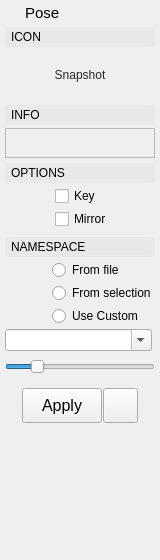
<?xml version="1.0" encoding="UTF-8"?>
<ui version="4.0">
 <class>Form</class>
 <widget class="QWidget" name="Form">
  <property name="geometry">
   <rect>
    <x>0</x>
    <y>0</y>
    <width>160</width>
    <height>560</height>
   </rect>
  </property>
  <property name="sizePolicy">
   <sizepolicy hsizetype="Preferred" vsizetype="Minimum">
    <horstretch>0</horstretch>
    <verstretch>0</verstretch>
   </sizepolicy>
  </property>
  <property name="minimumSize">
   <size>
    <width>160</width>
    <height>560</height>
   </size>
  </property>
  <property name="maximumSize">
   <size>
    <width>16777215</width>
    <height>16777215</height>
   </size>
  </property>
  <property name="windowTitle">
   <string>Form</string>
  </property>
  <property name="styleSheet">
   <string notr="true"/>
  </property>
  <layout class="QVBoxLayout" name="verticalLayout">
   <property name="spacing">
    <number>5</number>
   </property>
   <property name="sizeConstraint">
    <enum>QLayout::SetDefaultConstraint</enum>
   </property>
   <property name="leftMargin">
    <number>5</number>
   </property>
   <property name="topMargin">
    <number>2</number>
   </property>
   <property name="rightMargin">
    <number>5</number>
   </property>
   <property name="bottomMargin">
    <number>2</number>
   </property>
   <item>
    <layout class="QHBoxLayout" name="horizontalLayout_18">
     <property name="leftMargin">
      <number>2</number>
     </property>
     <property name="topMargin">
      <number>2</number>
     </property>
     <property name="rightMargin">
      <number>2</number>
     </property>
     <property name="bottomMargin">
      <number>0</number>
     </property>
     <item>
      <widget class="QLabel" name="label_6">
       <property name="maximumSize">
        <size>
         <width>13</width>
         <height>13</height>
        </size>
       </property>
       <property name="text">
        <string/>
       </property>
       <property name="pixmap">
        <pixmap>../icons/pose.png</pixmap>
       </property>
       <property name="scaledContents">
        <bool>true</bool>
       </property>
      </widget>
     </item>
     <item>
      <widget class="QLabel" name="label_2">
       <property name="font">
        <font>
         <family>Arial</family>
         <pointsize>11</pointsize>
         <weight>50</weight>
         <bold>false</bold>
        </font>
       </property>
       <property name="text">
        <string>Pose</string>
       </property>
      </widget>
     </item>
    </layout>
   </item>
   <item>
    <widget class="QFrame" name="iconToggleBox">
     <property name="styleSheet">
      <string notr="true"/>
     </property>
     <property name="frameShape">
      <enum>QFrame::NoFrame</enum>
     </property>
     <property name="frameShadow">
      <enum>QFrame::Raised</enum>
     </property>
     <layout class="QVBoxLayout" name="verticalLayout_6">
      <property name="spacing">
       <number>0</number>
      </property>
      <property name="margin">
       <number>0</number>
      </property>
      <item>
       <widget class="QFrame" name="iconToggleBoxHeading">
        <property name="styleSheet">
         <string notr="true"/>
        </property>
        <property name="frameShape">
         <enum>QFrame::NoFrame</enum>
        </property>
        <property name="frameShadow">
         <enum>QFrame::Raised</enum>
        </property>
        <layout class="QVBoxLayout" name="verticalLayout_7">
         <property name="spacing">
          <number>0</number>
         </property>
         <property name="margin">
          <number>0</number>
         </property>
         <item>
          <widget class="QPushButton" name="iconToggleBoxButton">
           <property name="minimumSize">
            <size>
             <width>0</width>
             <height>20</height>
            </size>
           </property>
           <property name="styleSheet">
            <string notr="true">
QPushButton {
	Text-align: left;
	padding-left: 5px;
}

QPushButton:Checked {
	background-color: rgb(255,255,255,25);
}

QPushButton:!Checked {
	background-color: rgb(255,255,255,10);
}</string>
           </property>
           <property name="text">
            <string>ICON</string>
           </property>
           <property name="checkable">
            <bool>true</bool>
           </property>
           <property name="checked">
            <bool>true</bool>
           </property>
           <property name="flat">
            <bool>true</bool>
           </property>
          </widget>
         </item>
        </layout>
       </widget>
      </item>
      <item>
       <widget class="QFrame" name="iconToggleBoxFrame">
        <property name="sizePolicy">
         <sizepolicy hsizetype="Preferred" vsizetype="Expanding">
          <horstretch>0</horstretch>
          <verstretch>0</verstretch>
         </sizepolicy>
        </property>
        <property name="styleSheet">
         <string notr="true"/>
        </property>
        <property name="frameShape">
         <enum>QFrame::NoFrame</enum>
        </property>
        <property name="frameShadow">
         <enum>QFrame::Raised</enum>
        </property>
        <layout class="QVBoxLayout" name="verticalLayout_8">
         <property name="spacing">
          <number>3</number>
         </property>
         <property name="leftMargin">
          <number>0</number>
         </property>
         <property name="topMargin">
          <number>3</number>
         </property>
         <property name="rightMargin">
          <number>0</number>
         </property>
         <property name="bottomMargin">
          <number>0</number>
         </property>
         <item>
          <layout class="QHBoxLayout" name="thumbnailLayout">
           <property name="spacing">
            <number>0</number>
           </property>
           <property name="topMargin">
            <number>0</number>
           </property>
           <property name="bottomMargin">
            <number>0</number>
           </property>
           <item>
            <widget class="QFrame" name="thumbnailFrame">
             <property name="sizePolicy">
              <sizepolicy hsizetype="Expanding" vsizetype="Expanding">
               <horstretch>0</horstretch>
               <verstretch>1</verstretch>
              </sizepolicy>
             </property>
             <property name="minimumSize">
              <size>
               <width>50</width>
               <height>50</height>
              </size>
             </property>
             <property name="maximumSize">
              <size>
               <width>150</width>
               <height>150</height>
              </size>
             </property>
             <property name="styleSheet">
              <string notr="true"/>
             </property>
             <property name="frameShape">
              <enum>QFrame::NoFrame</enum>
             </property>
             <property name="frameShadow">
              <enum>QFrame::Plain</enum>
             </property>
             <property name="lineWidth">
              <number>0</number>
             </property>
             <layout class="QVBoxLayout" name="verticalLayout_4">
              <property name="spacing">
               <number>0</number>
              </property>
              <property name="margin">
               <number>0</number>
              </property>
              <item>
               <widget class="QToolButton" name="thumbnailButton">
                <property name="enabled">
                 <bool>true</bool>
                </property>
                <property name="sizePolicy">
                 <sizepolicy hsizetype="Expanding" vsizetype="Expanding">
                  <horstretch>0</horstretch>
                  <verstretch>1</verstretch>
                 </sizepolicy>
                </property>
                <property name="minimumSize">
                 <size>
                  <width>0</width>
                  <height>0</height>
                 </size>
                </property>
                <property name="maximumSize">
                 <size>
                  <width>150</width>
                  <height>150</height>
                 </size>
                </property>
                <property name="toolTip">
                 <string/>
                </property>
                <property name="layoutDirection">
                 <enum>Qt::LeftToRight</enum>
                </property>
                <property name="styleSheet">
                 <string notr="true">color: rgb(40, 40, 40);
border: 1px solid rgb(0, 0, 0, 0);
background-color: rgb(254, 255, 230, 0);</string>
                </property>
                <property name="text">
                 <string>Snapshot</string>
                </property>
                <property name="icon">
                 <iconset>
                  <normaloff>../icons/thumbnail.png</normaloff>../icons/thumbnail.png</iconset>
                </property>
                <property name="iconSize">
                 <size>
                  <width>150</width>
                  <height>150</height>
                 </size>
                </property>
                <property name="popupMode">
                 <enum>QToolButton::InstantPopup</enum>
                </property>
                <property name="toolButtonStyle">
                 <enum>Qt::ToolButtonIconOnly</enum>
                </property>
                <property name="autoRaise">
                 <bool>false</bool>
                </property>
               </widget>
              </item>
             </layout>
            </widget>
           </item>
          </layout>
         </item>
        </layout>
       </widget>
      </item>
     </layout>
    </widget>
   </item>
   <item>
    <widget class="QFrame" name="infoToggleBox">
     <property name="styleSheet">
      <string notr="true"/>
     </property>
     <property name="frameShape">
      <enum>QFrame::NoFrame</enum>
     </property>
     <property name="frameShadow">
      <enum>QFrame::Raised</enum>
     </property>
     <layout class="QVBoxLayout" name="verticalLayout_3">
      <property name="spacing">
       <number>0</number>
      </property>
      <property name="margin">
       <number>0</number>
      </property>
      <item>
       <widget class="QFrame" name="infoToggleBoxHeading">
        <property name="styleSheet">
         <string notr="true"/>
        </property>
        <property name="frameShape">
         <enum>QFrame::NoFrame</enum>
        </property>
        <property name="frameShadow">
         <enum>QFrame::Raised</enum>
        </property>
        <layout class="QVBoxLayout" name="verticalLayout_2">
         <property name="spacing">
          <number>0</number>
         </property>
         <property name="margin">
          <number>0</number>
         </property>
         <item>
          <widget class="QPushButton" name="infoToggleBoxButton">
           <property name="minimumSize">
            <size>
             <width>0</width>
             <height>20</height>
            </size>
           </property>
           <property name="styleSheet">
            <string notr="true">
QPushButton {
	Text-align: left;
	padding-left: 5px;
}

QPushButton:Checked {
	background-color: rgb(255,255,255,25);
}

QPushButton:!Checked {
	background-color: rgb(255,255,255,10);
}</string>
           </property>
           <property name="text">
            <string>INFO</string>
           </property>
           <property name="checkable">
            <bool>true</bool>
           </property>
           <property name="checked">
            <bool>true</bool>
           </property>
           <property name="flat">
            <bool>true</bool>
           </property>
          </widget>
         </item>
        </layout>
       </widget>
      </item>
      <item>
       <widget class="QFrame" name="infoToggleBoxFrame">
        <property name="sizePolicy">
         <sizepolicy hsizetype="Expanding" vsizetype="Fixed">
          <horstretch>0</horstretch>
          <verstretch>0</verstretch>
         </sizepolicy>
        </property>
        <property name="minimumSize">
         <size>
          <width>0</width>
          <height>0</height>
         </size>
        </property>
        <property name="styleSheet">
         <string notr="true"/>
        </property>
        <property name="frameShape">
         <enum>QFrame::NoFrame</enum>
        </property>
        <property name="frameShadow">
         <enum>QFrame::Raised</enum>
        </property>
        <layout class="QVBoxLayout" name="verticalLayout_5">
         <property name="spacing">
          <number>3</number>
         </property>
         <property name="leftMargin">
          <number>0</number>
         </property>
         <property name="topMargin">
          <number>3</number>
         </property>
         <property name="rightMargin">
          <number>0</number>
         </property>
         <property name="bottomMargin">
          <number>0</number>
         </property>
         <item>
          <widget class="QFrame" name="infoFrame">
           <property name="sizePolicy">
            <sizepolicy hsizetype="Preferred" vsizetype="Expanding">
             <horstretch>0</horstretch>
             <verstretch>0</verstretch>
            </sizepolicy>
           </property>
           <property name="minimumSize">
            <size>
             <width>0</width>
             <height>30</height>
            </size>
           </property>
           <property name="frameShape">
            <enum>QFrame::StyledPanel</enum>
           </property>
           <property name="frameShadow">
            <enum>QFrame::Raised</enum>
           </property>
           <layout class="QHBoxLayout" name="horizontalLayout_3">
            <property name="spacing">
             <number>3</number>
            </property>
            <property name="margin">
             <number>0</number>
            </property>
           </layout>
          </widget>
         </item>
        </layout>
       </widget>
      </item>
     </layout>
    </widget>
   </item>
   <item>
    <widget class="QFrame" name="optionsToggleBox">
     <property name="styleSheet">
      <string notr="true"/>
     </property>
     <property name="frameShape">
      <enum>QFrame::NoFrame</enum>
     </property>
     <property name="frameShadow">
      <enum>QFrame::Raised</enum>
     </property>
     <layout class="QVBoxLayout" name="verticalLayout_9">
      <property name="spacing">
       <number>0</number>
      </property>
      <property name="margin">
       <number>0</number>
      </property>
      <item>
       <widget class="QFrame" name="optionsToggleBoxHeading">
        <property name="styleSheet">
         <string notr="true"/>
        </property>
        <property name="frameShape">
         <enum>QFrame::NoFrame</enum>
        </property>
        <property name="frameShadow">
         <enum>QFrame::Raised</enum>
        </property>
        <layout class="QVBoxLayout" name="verticalLayout_10">
         <property name="spacing">
          <number>0</number>
         </property>
         <property name="margin">
          <number>0</number>
         </property>
         <item>
          <widget class="QPushButton" name="optionsToggleBoxButton">
           <property name="minimumSize">
            <size>
             <width>0</width>
             <height>20</height>
            </size>
           </property>
           <property name="styleSheet">
            <string notr="true">
QPushButton {
	Text-align: left;
	padding-left: 5px;
}

QPushButton:Checked {
	background-color: rgb(255,255,255,25);
}

QPushButton:!Checked {
	background-color: rgb(255,255,255,10);
}</string>
           </property>
           <property name="text">
            <string>OPTIONS</string>
           </property>
           <property name="checkable">
            <bool>true</bool>
           </property>
           <property name="checked">
            <bool>true</bool>
           </property>
           <property name="flat">
            <bool>true</bool>
           </property>
          </widget>
         </item>
        </layout>
       </widget>
      </item>
      <item>
       <widget class="QFrame" name="optionsToggleBoxFrame">
        <property name="sizePolicy">
         <sizepolicy hsizetype="Preferred" vsizetype="Expanding">
          <horstretch>0</horstretch>
          <verstretch>0</verstretch>
         </sizepolicy>
        </property>
        <property name="styleSheet">
         <string notr="true"/>
        </property>
        <property name="frameShape">
         <enum>QFrame::NoFrame</enum>
        </property>
        <property name="frameShadow">
         <enum>QFrame::Raised</enum>
        </property>
        <layout class="QVBoxLayout" name="verticalLayout_11">
         <property name="spacing">
          <number>3</number>
         </property>
         <property name="leftMargin">
          <number>0</number>
         </property>
         <property name="topMargin">
          <number>3</number>
         </property>
         <property name="rightMargin">
          <number>0</number>
         </property>
         <property name="bottomMargin">
          <number>3</number>
         </property>
         <item>
          <layout class="QHBoxLayout" name="horizontalLayout_4">
           <property name="spacing">
            <number>2</number>
           </property>
           <property name="leftMargin">
            <number>0</number>
           </property>
           <property name="topMargin">
            <number>0</number>
           </property>
           <item>
            <widget class="QLabel" name="label_12">
             <property name="sizePolicy">
              <sizepolicy hsizetype="Preferred" vsizetype="Preferred">
               <horstretch>2</horstretch>
               <verstretch>0</verstretch>
              </sizepolicy>
             </property>
             <property name="minimumSize">
              <size>
               <width>40</width>
               <height>0</height>
              </size>
             </property>
             <property name="maximumSize">
              <size>
               <width>16777215</width>
               <height>16777215</height>
              </size>
             </property>
             <property name="layoutDirection">
              <enum>Qt::LeftToRight</enum>
             </property>
             <property name="text">
              <string/>
             </property>
             <property name="alignment">
              <set>Qt::AlignRight|Qt::AlignTrailing|Qt::AlignVCenter</set>
             </property>
            </widget>
           </item>
           <item>
            <widget class="QCheckBox" name="keyCheckBox">
             <property name="sizePolicy">
              <sizepolicy hsizetype="Expanding" vsizetype="Fixed">
               <horstretch>4</horstretch>
               <verstretch>0</verstretch>
              </sizepolicy>
             </property>
             <property name="minimumSize">
              <size>
               <width>100</width>
               <height>19</height>
              </size>
             </property>
             <property name="toolTip">
              <string>Add a key after the pose has been applied</string>
             </property>
             <property name="text">
              <string>Key</string>
             </property>
             <property name="checkable">
              <bool>true</bool>
             </property>
             <property name="checked">
              <bool>false</bool>
             </property>
            </widget>
           </item>
          </layout>
         </item>
         <item>
          <layout class="QHBoxLayout" name="horizontalLayout_16">
           <property name="spacing">
            <number>2</number>
           </property>
           <property name="leftMargin">
            <number>0</number>
           </property>
           <property name="topMargin">
            <number>0</number>
           </property>
           <item>
            <widget class="QLabel" name="label_20">
             <property name="sizePolicy">
              <sizepolicy hsizetype="Preferred" vsizetype="Preferred">
               <horstretch>2</horstretch>
               <verstretch>0</verstretch>
              </sizepolicy>
             </property>
             <property name="minimumSize">
              <size>
               <width>40</width>
               <height>0</height>
              </size>
             </property>
             <property name="maximumSize">
              <size>
               <width>16777215</width>
               <height>16777215</height>
              </size>
             </property>
             <property name="layoutDirection">
              <enum>Qt::LeftToRight</enum>
             </property>
             <property name="text">
              <string/>
             </property>
             <property name="alignment">
              <set>Qt::AlignRight|Qt::AlignTrailing|Qt::AlignVCenter</set>
             </property>
            </widget>
           </item>
           <item>
            <widget class="QCheckBox" name="mirrorCheckBox">
             <property name="sizePolicy">
              <sizepolicy hsizetype="Expanding" vsizetype="Fixed">
               <horstretch>4</horstretch>
               <verstretch>0</verstretch>
              </sizepolicy>
             </property>
             <property name="minimumSize">
              <size>
               <width>100</width>
               <height>19</height>
              </size>
             </property>
             <property name="text">
              <string>Mirror</string>
             </property>
             <property name="checkable">
              <bool>true</bool>
             </property>
             <property name="checked">
              <bool>false</bool>
             </property>
            </widget>
           </item>
          </layout>
         </item>
        </layout>
       </widget>
      </item>
     </layout>
    </widget>
   </item>
   <item>
    <widget class="QFrame" name="namespaceToggleBox">
     <property name="styleSheet">
      <string notr="true"/>
     </property>
     <property name="frameShape">
      <enum>QFrame::NoFrame</enum>
     </property>
     <property name="frameShadow">
      <enum>QFrame::Raised</enum>
     </property>
     <layout class="QVBoxLayout" name="verticalLayout_12">
      <property name="spacing">
       <number>0</number>
      </property>
      <property name="margin">
       <number>0</number>
      </property>
      <item>
       <widget class="QFrame" name="namespaceToggleBoxHeading">
        <property name="styleSheet">
         <string notr="true"/>
        </property>
        <property name="frameShape">
         <enum>QFrame::NoFrame</enum>
        </property>
        <property name="frameShadow">
         <enum>QFrame::Raised</enum>
        </property>
        <layout class="QVBoxLayout" name="verticalLayout_13">
         <property name="spacing">
          <number>0</number>
         </property>
         <property name="margin">
          <number>0</number>
         </property>
         <item>
          <widget class="QPushButton" name="namespaceToggleBoxButton">
           <property name="minimumSize">
            <size>
             <width>0</width>
             <height>20</height>
            </size>
           </property>
           <property name="styleSheet">
            <string notr="true">
QPushButton {
	Text-align: left;
	padding-left: 5px;
}

QPushButton:Checked {
	background-color: rgb(255,255,255,25);
}

QPushButton:!Checked {
	background-color: rgb(255,255,255,10);
}</string>
           </property>
           <property name="text">
            <string>NAMESPACE</string>
           </property>
           <property name="checkable">
            <bool>true</bool>
           </property>
           <property name="checked">
            <bool>true</bool>
           </property>
           <property name="flat">
            <bool>true</bool>
           </property>
          </widget>
         </item>
        </layout>
       </widget>
      </item>
      <item>
       <widget class="QFrame" name="namespaceToggleBoxFrame">
        <property name="sizePolicy">
         <sizepolicy hsizetype="Preferred" vsizetype="Expanding">
          <horstretch>0</horstretch>
          <verstretch>0</verstretch>
         </sizepolicy>
        </property>
        <property name="styleSheet">
         <string notr="true"/>
        </property>
        <property name="frameShape">
         <enum>QFrame::NoFrame</enum>
        </property>
        <property name="frameShadow">
         <enum>QFrame::Raised</enum>
        </property>
        <layout class="QVBoxLayout" name="verticalLayout_14">
         <property name="spacing">
          <number>3</number>
         </property>
         <property name="leftMargin">
          <number>0</number>
         </property>
         <property name="topMargin">
          <number>3</number>
         </property>
         <property name="rightMargin">
          <number>3</number>
         </property>
         <property name="bottomMargin">
          <number>3</number>
         </property>
         <item>
          <layout class="QHBoxLayout" name="horizontalLayout_5">
           <property name="spacing">
            <number>2</number>
           </property>
           <property name="leftMargin">
            <number>0</number>
           </property>
           <property name="topMargin">
            <number>0</number>
           </property>
           <item>
            <widget class="QLabel" name="label_16">
             <property name="sizePolicy">
              <sizepolicy hsizetype="Preferred" vsizetype="Preferred">
               <horstretch>2</horstretch>
               <verstretch>0</verstretch>
              </sizepolicy>
             </property>
             <property name="minimumSize">
              <size>
               <width>40</width>
               <height>0</height>
              </size>
             </property>
             <property name="maximumSize">
              <size>
               <width>16777215</width>
               <height>16777215</height>
              </size>
             </property>
             <property name="layoutDirection">
              <enum>Qt::LeftToRight</enum>
             </property>
             <property name="text">
              <string/>
             </property>
             <property name="alignment">
              <set>Qt::AlignRight|Qt::AlignTrailing|Qt::AlignVCenter</set>
             </property>
            </widget>
           </item>
           <item>
            <widget class="QRadioButton" name="useFileNamespace">
             <property name="sizePolicy">
              <sizepolicy hsizetype="Expanding" vsizetype="Fixed">
               <horstretch>4</horstretch>
               <verstretch>0</verstretch>
              </sizepolicy>
             </property>
             <property name="minimumSize">
              <size>
               <width>100</width>
               <height>0</height>
              </size>
             </property>
             <property name="toolTip">
              <string/>
             </property>
             <property name="text">
              <string>From file</string>
             </property>
            </widget>
           </item>
          </layout>
         </item>
         <item>
          <layout class="QHBoxLayout" name="horizontalLayout_10">
           <property name="spacing">
            <number>2</number>
           </property>
           <property name="leftMargin">
            <number>0</number>
           </property>
           <property name="topMargin">
            <number>0</number>
           </property>
           <item>
            <widget class="QLabel" name="label_17">
             <property name="sizePolicy">
              <sizepolicy hsizetype="Preferred" vsizetype="Preferred">
               <horstretch>2</horstretch>
               <verstretch>0</verstretch>
              </sizepolicy>
             </property>
             <property name="minimumSize">
              <size>
               <width>40</width>
               <height>0</height>
              </size>
             </property>
             <property name="maximumSize">
              <size>
               <width>16777215</width>
               <height>16777215</height>
              </size>
             </property>
             <property name="layoutDirection">
              <enum>Qt::LeftToRight</enum>
             </property>
             <property name="text">
              <string/>
             </property>
             <property name="alignment">
              <set>Qt::AlignRight|Qt::AlignTrailing|Qt::AlignVCenter</set>
             </property>
            </widget>
           </item>
           <item>
            <widget class="QRadioButton" name="useSelectionNamespace">
             <property name="sizePolicy">
              <sizepolicy hsizetype="Expanding" vsizetype="Fixed">
               <horstretch>4</horstretch>
               <verstretch>0</verstretch>
              </sizepolicy>
             </property>
             <property name="minimumSize">
              <size>
               <width>100</width>
               <height>0</height>
              </size>
             </property>
             <property name="text">
              <string>From selection</string>
             </property>
            </widget>
           </item>
          </layout>
         </item>
         <item>
          <layout class="QHBoxLayout" name="horizontalLayout_12">
           <property name="spacing">
            <number>2</number>
           </property>
           <property name="leftMargin">
            <number>0</number>
           </property>
           <property name="topMargin">
            <number>0</number>
           </property>
           <item>
            <widget class="QLabel" name="label_19">
             <property name="sizePolicy">
              <sizepolicy hsizetype="Preferred" vsizetype="Preferred">
               <horstretch>2</horstretch>
               <verstretch>0</verstretch>
              </sizepolicy>
             </property>
             <property name="minimumSize">
              <size>
               <width>40</width>
               <height>0</height>
              </size>
             </property>
             <property name="maximumSize">
              <size>
               <width>16777215</width>
               <height>16777215</height>
              </size>
             </property>
             <property name="layoutDirection">
              <enum>Qt::LeftToRight</enum>
             </property>
             <property name="text">
              <string/>
             </property>
             <property name="alignment">
              <set>Qt::AlignRight|Qt::AlignTrailing|Qt::AlignVCenter</set>
             </property>
            </widget>
           </item>
           <item>
            <widget class="QRadioButton" name="useCustomNamespace">
             <property name="sizePolicy">
              <sizepolicy hsizetype="Expanding" vsizetype="Fixed">
               <horstretch>4</horstretch>
               <verstretch>0</verstretch>
              </sizepolicy>
             </property>
             <property name="minimumSize">
              <size>
               <width>100</width>
               <height>0</height>
              </size>
             </property>
             <property name="text">
              <string>Use Custom</string>
             </property>
            </widget>
           </item>
          </layout>
         </item>
         <item>
          <widget class="QComboBox" name="namespaceComboBox">
           <property name="sizePolicy">
            <sizepolicy hsizetype="Preferred" vsizetype="Preferred">
             <horstretch>0</horstretch>
             <verstretch>0</verstretch>
            </sizepolicy>
           </property>
           <property name="editable">
            <bool>true</bool>
           </property>
           <property name="frame">
            <bool>true</bool>
           </property>
          </widget>
         </item>
        </layout>
       </widget>
      </item>
     </layout>
    </widget>
   </item>
   <item>
    <layout class="QHBoxLayout" name="horizontalLayout_13">
     <property name="leftMargin">
      <number>0</number>
     </property>
     <property name="topMargin">
      <number>0</number>
     </property>
     <property name="rightMargin">
      <number>0</number>
     </property>
     <item>
      <widget class="QSlider" name="blendSlider">
       <property name="sizePolicy">
        <sizepolicy hsizetype="Expanding" vsizetype="Fixed">
         <horstretch>0</horstretch>
         <verstretch>0</verstretch>
        </sizepolicy>
       </property>
       <property name="minimum">
        <number>-30</number>
       </property>
       <property name="maximum">
        <number>130</number>
       </property>
       <property name="pageStep">
        <number>1</number>
       </property>
       <property name="tracking">
        <bool>false</bool>
       </property>
       <property name="orientation">
        <enum>Qt::Horizontal</enum>
       </property>
       <property name="tickPosition">
        <enum>QSlider::NoTicks</enum>
       </property>
       <property name="tickInterval">
        <number>0</number>
       </property>
      </widget>
     </item>
    </layout>
   </item>
   <item>
    <widget class="QFrame" name="previewButtons">
     <property name="frameShape">
      <enum>QFrame::NoFrame</enum>
     </property>
     <property name="frameShadow">
      <enum>QFrame::Plain</enum>
     </property>
     <layout class="QHBoxLayout" name="horizontalLayout_6">
      <property name="spacing">
       <number>1</number>
      </property>
      <item>
       <layout class="QHBoxLayout" name="horizontalLayout_2">
        <property name="spacing">
         <number>1</number>
        </property>
        <property name="topMargin">
         <number>0</number>
        </property>
        <item>
         <spacer name="horizontalSpacer_3">
          <property name="orientation">
           <enum>Qt::Horizontal</enum>
          </property>
          <property name="sizeHint" stdset="0">
           <size>
            <width>40</width>
            <height>20</height>
           </size>
          </property>
         </spacer>
        </item>
        <item>
         <widget class="QPushButton" name="acceptButton">
          <property name="sizePolicy">
           <sizepolicy hsizetype="Preferred" vsizetype="Fixed">
            <horstretch>0</horstretch>
            <verstretch>0</verstretch>
           </sizepolicy>
          </property>
          <property name="minimumSize">
           <size>
            <width>80</width>
            <height>35</height>
           </size>
          </property>
          <property name="maximumSize">
           <size>
            <width>125</width>
            <height>35</height>
           </size>
          </property>
          <property name="font">
           <font>
            <family>Arial</family>
            <pointsize>12</pointsize>
            <weight>50</weight>
            <bold>false</bold>
           </font>
          </property>
          <property name="toolTip">
           <string/>
          </property>
          <property name="styleSheet">
           <string notr="true"/>
          </property>
          <property name="text">
           <string>Apply</string>
          </property>
         </widget>
        </item>
        <item>
         <widget class="QPushButton" name="selectionSetButton">
          <property name="sizePolicy">
           <sizepolicy hsizetype="Preferred" vsizetype="Minimum">
            <horstretch>0</horstretch>
            <verstretch>0</verstretch>
           </sizepolicy>
          </property>
          <property name="minimumSize">
           <size>
            <width>35</width>
            <height>35</height>
           </size>
          </property>
          <property name="maximumSize">
           <size>
            <width>35</width>
            <height>16777215</height>
           </size>
          </property>
          <property name="text">
           <string/>
          </property>
          <property name="icon">
           <iconset>
            <normaloff>../icons/selectionSet2.png</normaloff>../icons/selectionSet2.png</iconset>
          </property>
          <property name="iconSize">
           <size>
            <width>25</width>
            <height>25</height>
           </size>
          </property>
         </widget>
        </item>
        <item>
         <spacer name="horizontalSpacer_4">
          <property name="orientation">
           <enum>Qt::Horizontal</enum>
          </property>
          <property name="sizeHint" stdset="0">
           <size>
            <width>40</width>
            <height>20</height>
           </size>
          </property>
         </spacer>
        </item>
       </layout>
      </item>
     </layout>
    </widget>
   </item>
   <item>
    <widget class="QFrame" name="labelSpacer">
     <property name="sizePolicy">
      <sizepolicy hsizetype="Preferred" vsizetype="Expanding">
       <horstretch>0</horstretch>
       <verstretch>2</verstretch>
      </sizepolicy>
     </property>
     <property name="frameShape">
      <enum>QFrame::NoFrame</enum>
     </property>
     <property name="frameShadow">
      <enum>QFrame::Plain</enum>
     </property>
    </widget>
   </item>
   <item>
    <widget class="QLabel" name="label_18">
     <property name="maximumSize">
      <size>
       <width>16777215</width>
       <height>0</height>
      </size>
     </property>
     <property name="text">
      <string/>
     </property>
    </widget>
   </item>
  </layout>
 </widget>
 <resources/>
 <connections/>
 <slots>
  <slot>snapshot()</slot>
  <slot>apply()</slot>
  <slot>edit()</slot>
  <slot>showContextMenu()</slot>
 </slots>
</ui>
